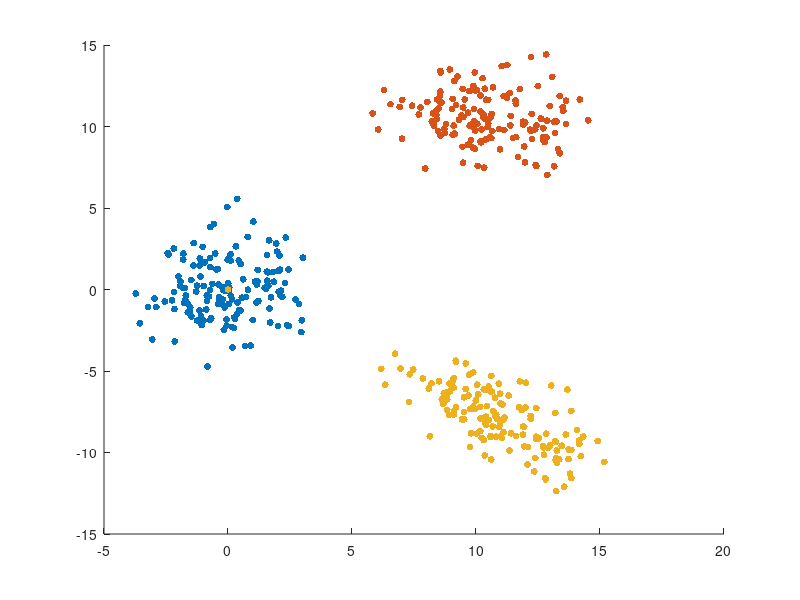

The MATLAB script that drew this image: (Note: this script raises an error after producing the figure.)
%Mean%
%covariance%
a=load('3_ls.txt');
figure,
w1=zeros(150,2);
w2=zeros(150,2);
w3=zeros(150,2);
for i=351:500    
w1(i,:)=a(i,:);
end
scatter(w1(:,1),w1(:,2),25,'filled');
hold on

for i=851:1000    
w2(i,:)=a(i,:);
end
scatter(w2(:,1),w2(:,2),25,'filled');

for i=1350:1500
w3(i,:)=a(i,:);
end
scatter(w3(:,1),w3(:,2),25,'filled');


% 1 vs all
t1=w1;
t2=[w2;w3];
u1=mean_DS(t1);
cov1=covariance_calculate(t1,u1);
A1=-0.5*inv(cov1);
B1=inv(cov1)*u1;
C1=-(0.5)*u1'*inv(cov1)*u1-0.5*log(det(cov1));

u2=mean_DS(t2);
cov2=covariance_calculate(t2,u2);
A2=-0.5*inv(cov2);
B2=inv(cov2)*u2;
C2=-(0.5)*u2'*inv(cov2)*u2-0.5*log(det(cov2));

f=@(x,y) x.^2.*(A1(1,1)-A2(1,1))+y.^2.*(A1(2,2)-A2(2,2))+x.*y.*(A1(1,2)+A1(2,1)-A2(1,2)-A2(2,1))+x.*(B1(1,1)-B2(1,1))+y.*(B1(2,1)-B2(2,1))+C1-C2;
fimplicit(f ,[-10 10 -10 10]);

% % % 2 vs all
% % t1=w2;
% % t2=[w1;w3];
% % u1=mean_DS(t1);
% % cov1=covariance_calculate(t1,u1);
% % A1=-0.5*inv(cov1);
% % B1=inv(cov1)*u1;
% % C1=-(0.5)*u1'*inv(cov1)*u1-0.5*log(det(cov1));
% % 
% % u2=mean_DS(t2);
% % cov2=covariance_calculate(t2,u2);
% % A2=-0.5*inv(cov2);
% % B2=inv(cov2)*u2;
% % C2=-(0.5)*u2'*inv(cov2)*u2-0.5*log(det(cov2));
% % 
% % f1=@(x,y) x.^2.*(A1(1,1)-A2(1,1))+y.^2.*(A1(2,2)-A2(2,2))+x.*y.*(A1(1,2)+A1(2,1)-A2(1,2)-A2(2,1))+x.*(B1(1,1)-B2(1,1))+y.*(B1(2,1)-B2(2,1))+C1-C2;
% % fimplicit(f1 ,[-10 10 -10 10]);
% % 
% % % % 3 vs all
% % % t1=w3;
% % % t2=[w1;w2];
% % % u1=mean_DS(t1);
% % % cov1=covariance_calculate(t1,u1);
% % % A1=-0.5*inv(cov1);
% % % B1=inv(cov1)*u1;
% % % C1=-(0.5)*u1'*inv(cov1)*u1-0.5*log(det(cov1))+log(pc1);
% % % 
% % % u2=mean_DS(t2);
% % % cov2=covariance_calculate(t2,u2);
% % % A2=-0.5*inv(cov2);
% % % B2=inv(cov2)*u2;
% % % C2=-(0.5)*u2'*inv(cov2)*u2-0.5*log(det(cov2))+log(pc2);
% % % 
% % % f=@(x,y) x.^2.*(A1(1,1)-A2(1,1))+y.^2.*(A1(2,2)-A2(2,2))+x.*y.*(A1(1,2)+A1(2,1)-A2(1,2)-A2(2,1))+x.*(B1(1,1)-B2(1,1))+y.*(B1(2,1)-B2(2,1))+C1-C2;
% % % fimplicit(f);

% u2=;
% v2=;
% x=[1,2];
% d=2;
% pc1=0.5;
% g1=(-(0.5)*(x-u)'*inv(v)*(x-u)-(d/2)*log(2*(22/7))-(0.5)*log(det(v))+log(pc1))

% A=[8,9,10,11,12];
% u=mean(A);
% v=var(A);
% x=1;
% d=1;
% pc1=0.5;
% g2=(-(0.5)*(x-u)'*inv(v)*(x-u)-(d/2)*log(2*(22/7))-(0.5)*log(det(v))+log(pc1))
